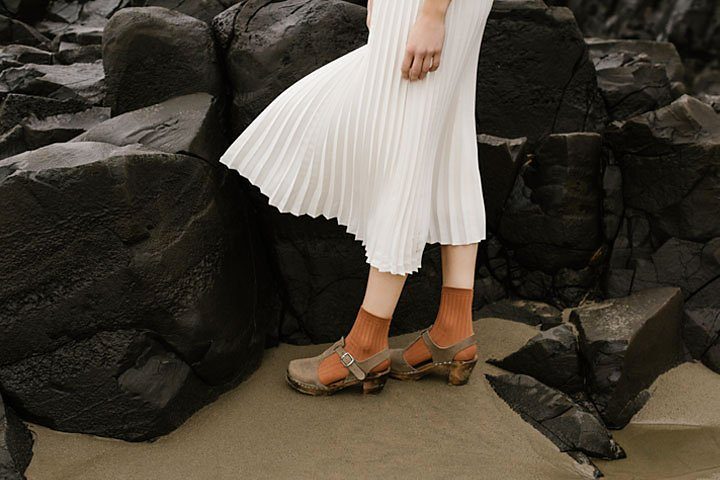
#> input picture Q2_lab_Gamma/assets/a1images/highlights_and_shadows.jpg, 720 x 480 px
$ python q2_lab_gamma.py
#> lines starting #> are read from the running program, lines starting #| are printed output that depends on the picture

import numpy as np
import matplotlib.pyplot as plt
import matplotlib.gridspec as gridspec
import cv2

# Load image
img_bgr = cv2.imread("assets/a1images/highlights_and_shadows.jpg")
#> img_bgr is the input picture: shape (480, 720, 3); mean B, G, R 58.1, 68.6, 75.7
img_rgb = cv2.cvtColor(img_bgr, cv2.COLOR_BGR2RGB)

print(f"Image shape : {img_rgb.shape}")
#| Image shape : (480, 720, 3)
print(f"Dtype       : {img_rgb.dtype}")
#| Dtype       : uint8

# Convert to L*a*b*
img_float = img_rgb.astype(np.float32) / 255.0
img_bgr_float = cv2.cvtColor(img_float, cv2.COLOR_RGB2BGR)
img_lab = cv2.cvtColor(img_bgr_float, cv2.COLOR_BGR2Lab)
#> img_lab: shape (480, 720, 3) float32; mean of channels 0, 1, 2 27.9, 1.1, 7

L, a, b = cv2.split(img_lab)   # L in [0, 100], a/b in [-128, +127]
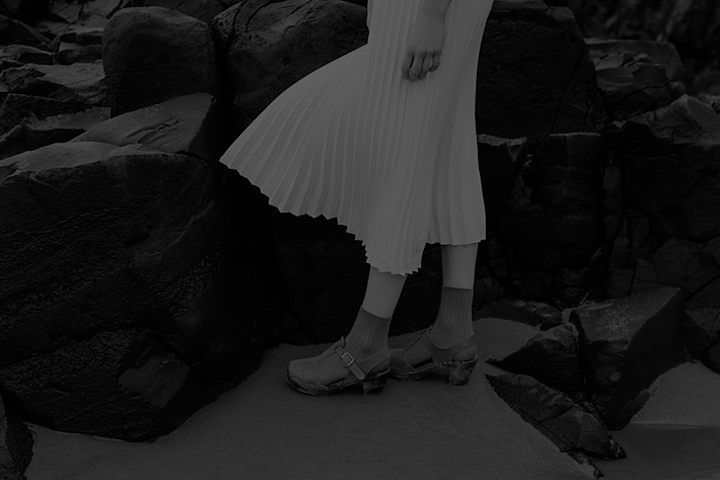
#> L: shape (480, 720) float32; min 0, max 100, mean 27.9
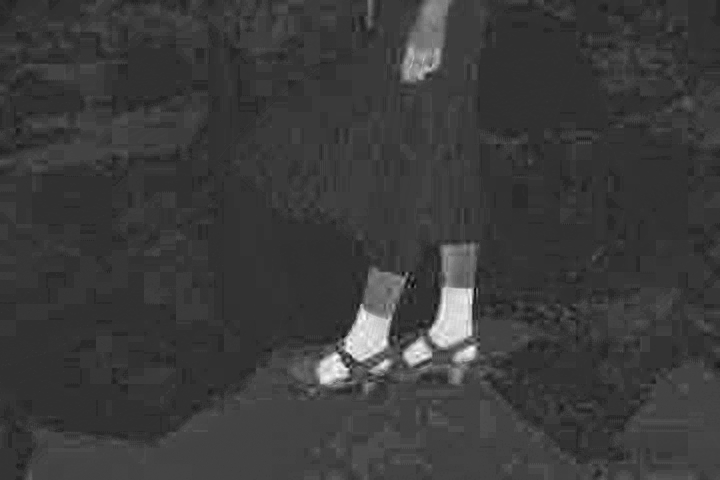
#> a: shape (480, 720) float32; min -8.33, max 32.16, mean 1.1; drawn with min black and max white
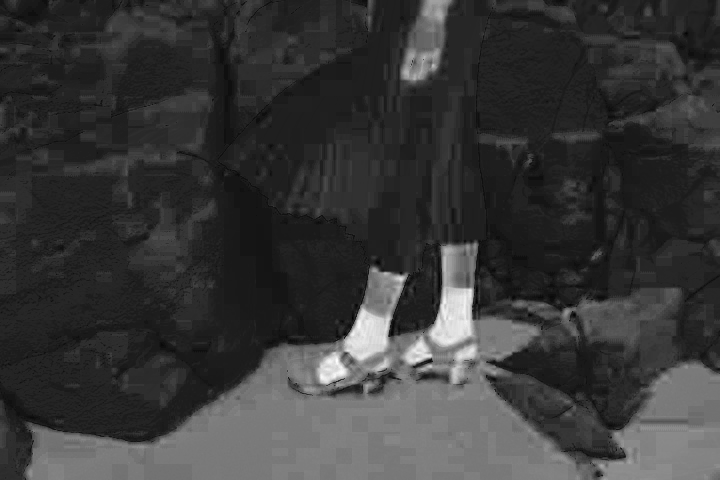
#> b: shape (480, 720) float32; min -2.77, max 40.83, mean 7; drawn with min black and max white

print(f"\nL channel range (before) : [{L.min():.2f}, {L.max():.2f}]")
#| L channel range (before) : [0.00, 100.00]

# Choose gamma
GAMMA = 0.5

# Normalize L to [0,1], apply gamma, scale back to [0,100]
L_norm     = L / 100.0
L_corrected = np.power(L_norm, GAMMA) * 100.0
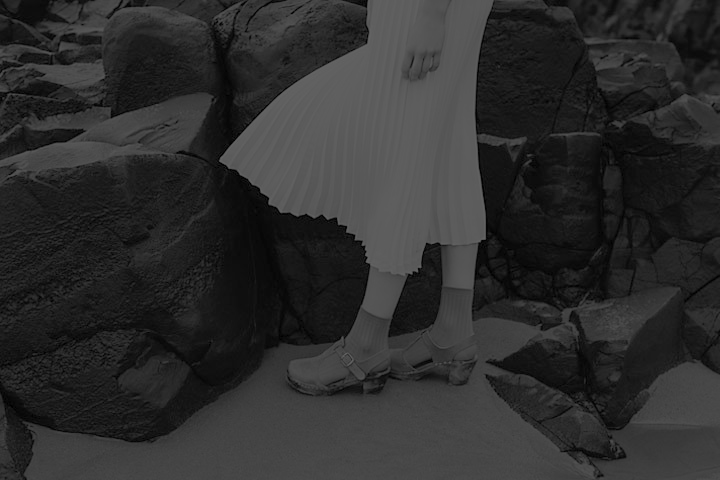
#> L_corrected: shape (480, 720) float32; min 0, max 100, mean 46.2

print(f"L channel range (after)  : [{L_corrected.min():.2f}, {L_corrected.max():.2f}]")
#| L channel range (after)  : [0.00, 100.00]
print(f"Chosen gamma             : {GAMMA}")


# Merge corrected L back with original a*, b*
img_lab_corrected = cv2.merge([L_corrected.astype(np.float32), a, b])
#> img_lab_corrected: shape (480, 720, 3) float32; mean of channels 0, 1, 2 46.2, 1.1, 7
img_bgr_corrected = cv2.cvtColor(img_lab_corrected, cv2.COLOR_Lab2BGR)
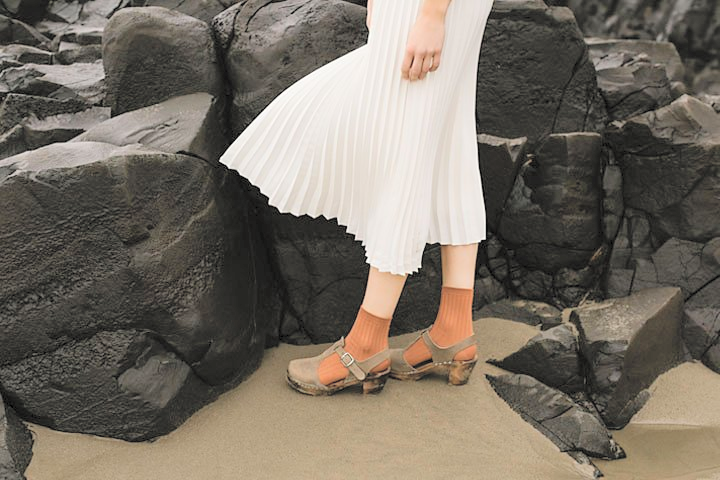
#> img_bgr_corrected: shape (480, 720, 3) float32; mean B, G, R 0.395, 0.437, 0.469
img_rgb_corrected = cv2.cvtColor(img_bgr_corrected, cv2.COLOR_BGR2RGB)

# Clip to valid float range [0, 1] and convert to uint8 for display
img_rgb_corrected = np.clip(img_rgb_corrected, 0, 1)
img_rgb_uint8     = (img_rgb_corrected * 255).astype(np.uint8)


# Main figure: images + histograms
fig = plt.figure(figsize=(14, 10))
fig.suptitle("Q2 — Gamma Correction on L* Channel in L*a*b* Color Space",
             fontsize=13, fontweight="bold")

gs = gridspec.GridSpec(3, 2, figure=fig, hspace=0.5, wspace=0.35)

# Row 0: RGB images
ax_orig = fig.add_subplot(gs[0, 0])
ax_orig.imshow(img_rgb)
ax_orig.set_title("Original image", fontsize=10)
ax_orig.axis("off")

ax_corr = fig.add_subplot(gs[0, 1])
ax_corr.imshow(img_rgb_uint8)
ax_corr.set_title(f"After gamma correction  γ = {GAMMA}\n(L* channel only)", fontsize=10)
ax_corr.axis("off")

# Row 1: L* channel images
ax_L_orig = fig.add_subplot(gs[1, 0])
ax_L_orig.imshow(L, cmap="gray", vmin=0, vmax=100)
ax_L_orig.set_title("L* channel — original", fontsize=10)
ax_L_orig.axis("off")

ax_L_corr = fig.add_subplot(gs[1, 1])
ax_L_corr.imshow(L_corrected, cmap="gray", vmin=0, vmax=100)
ax_L_corr.set_title(f"L* channel — after γ = {GAMMA}", fontsize=10)
ax_L_corr.axis("off")

# Row 2: Histograms of L* channel
ax_h_orig = fig.add_subplot(gs[2, 0])
ax_h_orig.hist(L.ravel(), bins=100, range=(0, 100),
               color="#185FA5", alpha=0.85)
ax_h_orig.set_title("Histogram — L* original", fontsize=10)
ax_h_orig.set_xlabel("L* value  (0=black, 100=white)", fontsize=8)
ax_h_orig.set_ylabel("Pixel count", fontsize=8)
ax_h_orig.tick_params(labelsize=7)

ax_h_corr = fig.add_subplot(gs[2, 1])
ax_h_corr.hist(L_corrected.ravel(), bins=100, range=(0, 100),
               color="#0F6E56", alpha=0.85)
ax_h_corr.set_title(f"Histogram — L* after γ = {GAMMA}", fontsize=10)
ax_h_corr.set_xlabel("L* value  (0=black, 100=white)", fontsize=8)
ax_h_corr.set_ylabel("Pixel count", fontsize=8)
ax_h_corr.tick_params(labelsize=7)

plt.savefig("Q2_Lab_Gamma/outputs/q2_output.png", dpi=150, bbox_inches="tight")
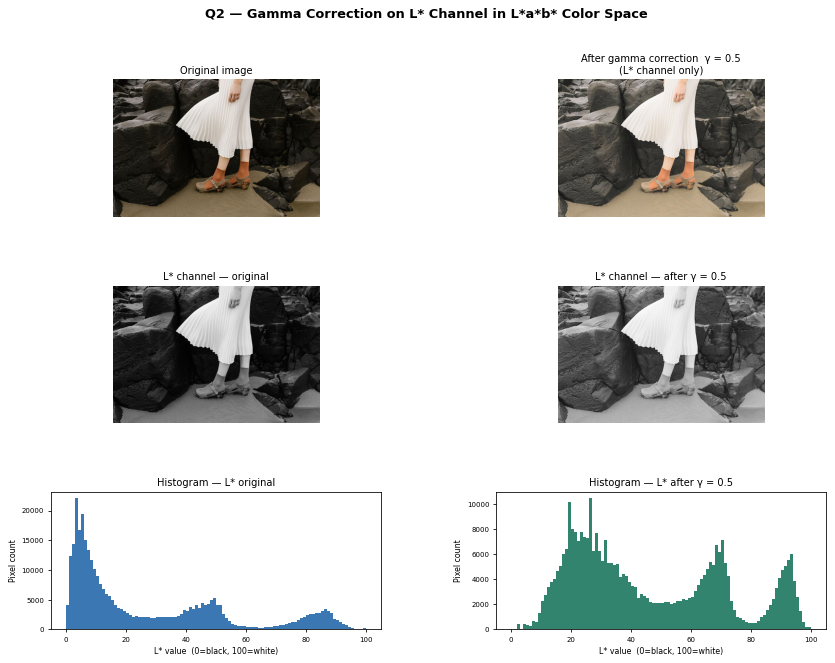
#> figure drawn by matplotlib, 6 panels; panel 5: tallest bar 22043 high, from x = 3 to 4; panel 6: tallest bar 10475 high, from x = 26 to 27
print("Saved -> q2_output.png")
plt.show()


# Overlay histogram comparison
fig2, ax = plt.subplots(figsize=(8, 4))
ax.hist(L.ravel(), bins=100, range=(0, 100),
        color="#185FA5", alpha=0.6, label="L* original")
ax.hist(L_corrected.ravel(), bins=100, range=(0, 100),
        color="#0F6E56", alpha=0.6, label=f"L* after γ = {GAMMA}")

# Mark mean values
ax.axvline(L.mean(), color="#185FA5", linestyle="--", linewidth=1.5,
           label=f"Mean original = {L.mean():.1f}")
ax.axvline(L_corrected.mean(), color="#0F6E56", linestyle="--", linewidth=1.5,
           label=f"Mean corrected = {L_corrected.mean():.1f}")

ax.set_xlabel("L* value  (0 = black, 100 = white)", fontsize=11)
ax.set_ylabel("Pixel count", fontsize=11)
ax.set_title("L* Histogram Overlay — Before vs After Gamma Correction", fontsize=11)
ax.legend(fontsize=9)
ax.grid(True, alpha=0.3)

plt.tight_layout()
plt.savefig("Q2_Lab_Gamma/outputs/q2_histogram_overlay.png", dpi=150, bbox_inches="tight")
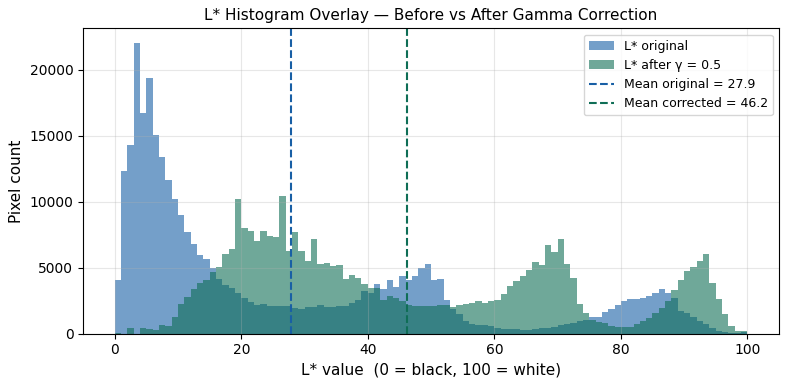
#> figure drawn by matplotlib, 1 panel; tallest bar 22043 high, from x = 3 to 4; tallest bar 10475 high, from x = 26 to 27
print("Saved -> q2_histogram_overlay.png")
plt.show()

$ run again, with Q2_lab_Gamma/assets/a1images/daisy.jpg copied over Q2_lab_Gamma/assets/a1images/highlights_and_shadows.jpg
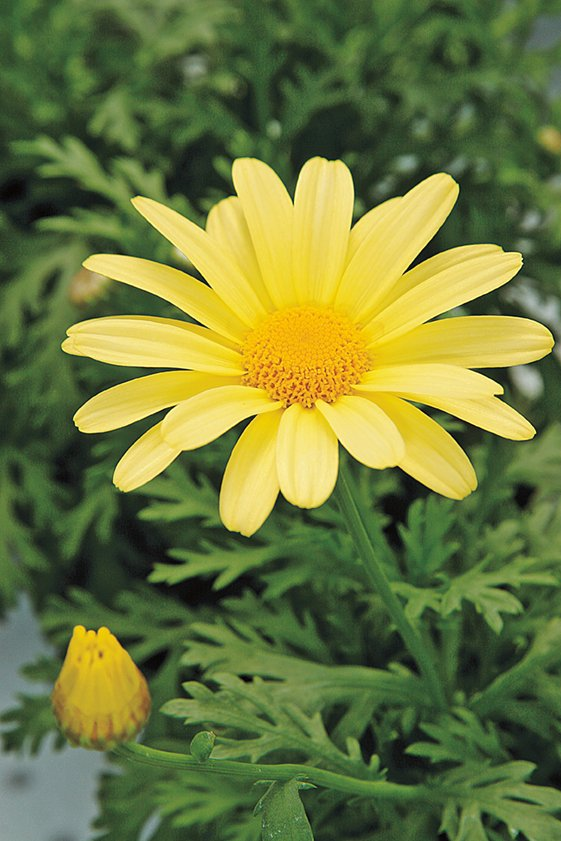
#> input picture Q2_lab_Gamma/assets/a1images/daisy.jpg, 561 x 841 px
#> img_bgr is the input picture: shape (841, 561, 3); mean B, G, R 60.7, 120.3, 108.5
#| Image shape : (841, 561, 3)
#| Dtype       : uint8
#> img_lab: shape (841, 561, 3) float32; mean of channels 0, 1, 2 47.4, -13.5, 29.2
#| L channel range (before) : [0.21, 98.59]
#| L channel range (after)  : [4.62, 99.29]
#> img_lab_corrected: shape (841, 561, 3) float32; mean of channels 0, 1, 2 66.6, -13.5, 29.2
#> `img_bgr_corrected = cv2.cvtColor(img_lab_corrected, cv2.COLOR_Lab2BGR)`:
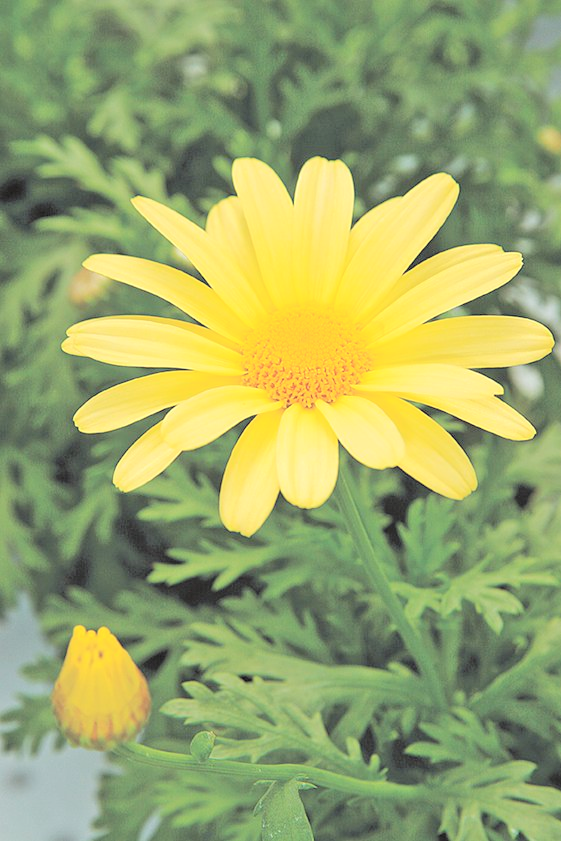
#> img_bgr_corrected: shape (841, 561, 3) float32; mean B, G, R 0.42, 0.661, 0.609
#> `plt.savefig("Q2_Lab_Gamma/outputs/q2_histogram_overlay.png", dpi=150, ..`:
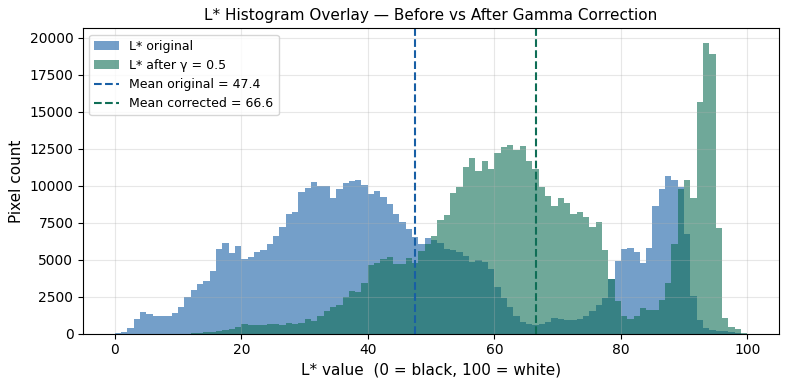
#> figure drawn by matplotlib, 1 panel; tallest bar 10689 high, from x = 87 to 88; tallest bar 19659 high, from x = 93 to 94

$ run again, with Q2_lab_Gamma/assets/a1images/emma.jpg copied over Q2_lab_Gamma/assets/a1images/highlights_and_shadows.jpg
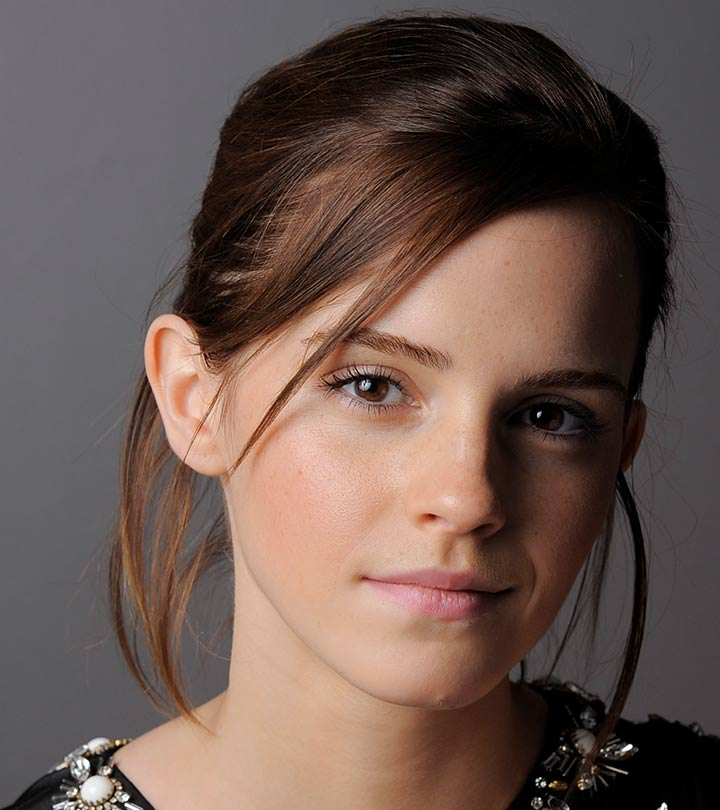
#> input picture Q2_lab_Gamma/assets/a1images/emma.jpg, 720 x 810 px
#> img_bgr is the input picture: shape (810, 720, 3); mean B, G, R 80.1, 87.4, 106.8
#| Image shape : (810, 720, 3)
#| Dtype       : uint8
#> img_lab: shape (810, 720, 3) float32; mean of channels 0, 1, 2 37.9, 6.8, 7
#| L channel range (before) : [0.00, 100.00]
#| L channel range (after)  : [0.00, 100.00]
#> img_lab_corrected: shape (810, 720, 3) float32; mean of channels 0, 1, 2 57.2, 6.8, 7
#> `img_bgr_corrected = cv2.cvtColor(img_lab_corrected, cv2.COLOR_Lab2BGR)`:
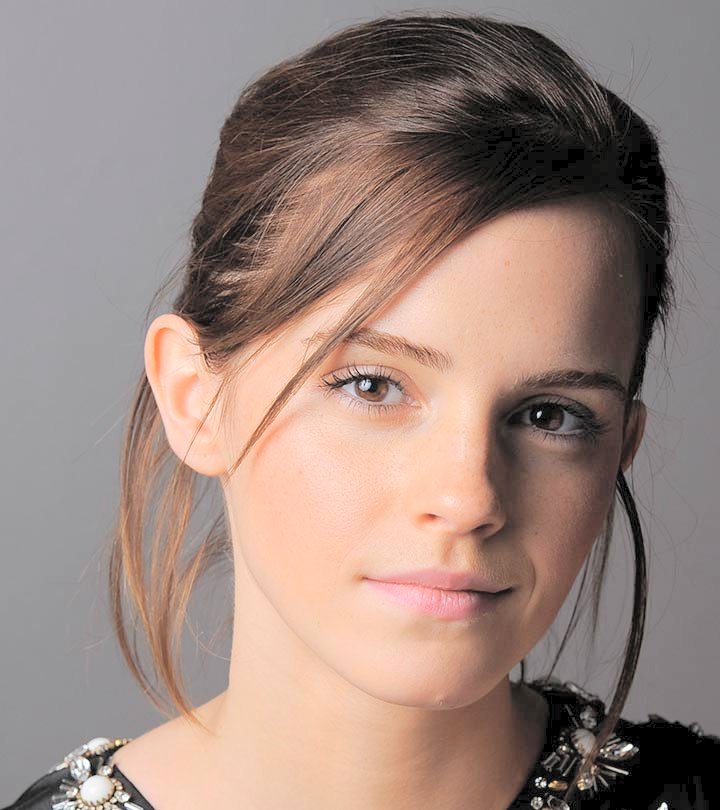
#> img_bgr_corrected: shape (810, 720, 3) float32; mean B, G, R 0.499, 0.529, 0.611
#> `plt.savefig("Q2_Lab_Gamma/outputs/q2_histogram_overlay.png", dpi=150, ..`:
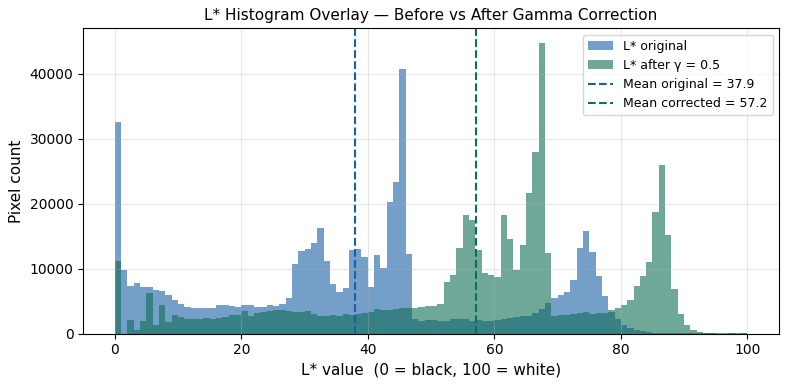
#> figure drawn by matplotlib, 1 panel; tallest bar 40694 high, from x = 45 to 46; tallest bar 44769 high, from x = 67 to 68
